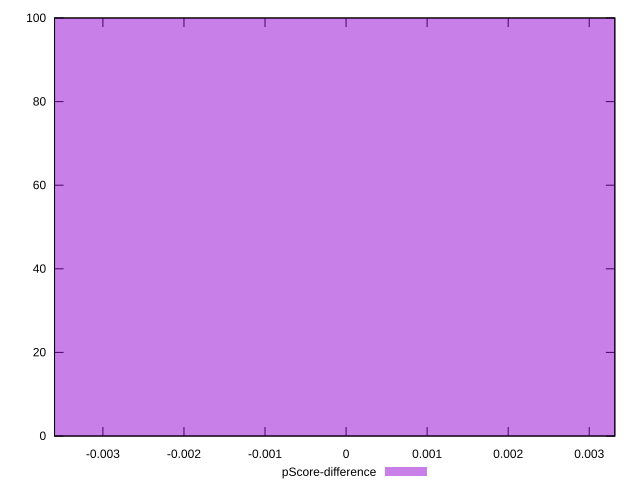

Write gnuplot code to recreate this figure.
reset

$pScoreDifference <<EOF
0 100
EOF

set key outside below
set boxwidth 0.007380442253796734
set xrange [-0.0035967520083595543:0.0033156671300033635]
set yrange [0:100]
set trange [0:100]
set style fill transparent solid 0.5 noborder
set terminal svg size 640, 490 enhanced background rgb 'white'
set output "report_00018_2021-02-10T15-25-16.877Z/cumulative-layout-shift/samples/pages/pScore-difference/histogram.svg"

plot $pScoreDifference title "pScore-difference" with boxes

reset
